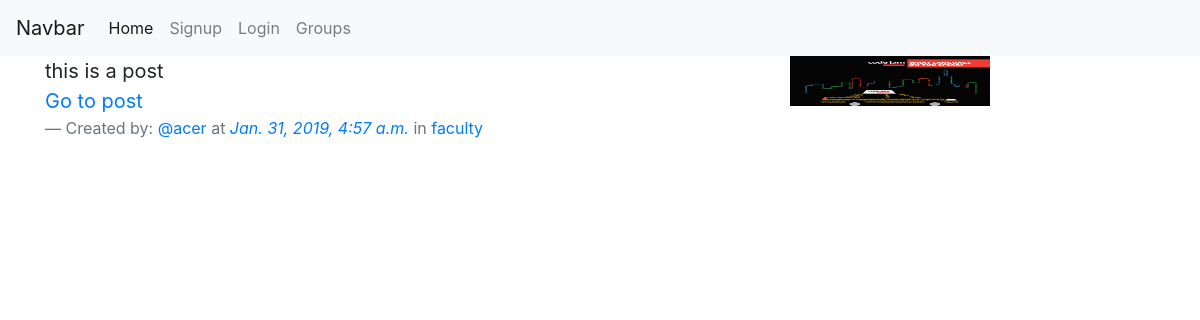
The page /posts/faculty/19/ on the database its author committed.
### posts/models.py (models this page shows, shortened)
class Post(models.Model):
    user = models.ForeignKey(User,related_name='posts',on_delete=models.CASCADE)
    created_at = models.DateTimeField(auto_now=True)
    message = models.TextField()
    group = models.ForeignKey(Group,related_name='posts',on_delete=models.CASCADE)
    img = models.ImageField(upload_to="photo/%Y/%m/%d/",blank=True)
    class Meta:
        ordering = ['-created_at']

### group/models.py (models this page shows, shortened)
class Group(models.Model):
    name = models.CharField(max_length=50,unique=True)
    slug = models.SlugField(allow_unicode=True,unique=True)
    description = models.TextField(blank=True,default='')
    member = models.ManyToManyField(User,through="GroupMember")
    class Meta:
        ordering = ['name']

### posts/views.py (the view)
# urls.py: path('<slug:slug>/<int:pk>/',views.PostDetailView.as_view(),name='post_detail'),
class PostDetailView(SelectRelatedMixin,DetailView):
    model = Post
    select_related = ('user','group')

### posts/templates/posts/post_detail.html (shortened to what this page needs)
{% extends "posts/post_base.html" %}
{% load staticfiles %}
{% block post_content%}
<div class="col-md-8">
{% include "posts/_single_post.html" %}
</div>
<img src="{{ post.img.url }}" alt="" height="50px" width="200px">
{% endblock post_content %}

### posts/templates/posts/_single_post.html (shortened to what this page needs)
<blockquote class="blockquote">
<p class="mb-0">{{ post.message }}</p>
<a href="{% url 'posts:post_detail' pk=post.pk slug=post.group.slug %}">Go to post</a>
<footer class="blockquote-footer">Created by: <a href="#">@{{ post.user.username }}</a> at <cite title="Source Title"><a href="#">{{ post.created_at }}</a></cite>
    {% if post.group %}
in <a href="#">{{ post.group.name }}</a>
{% endif %}</footer>
</blockquote>

### rows shown on the page
Post: message "this is a post", user.username "acer", created_at "Jan. 31, 2019, 4:57 a.m.", group.name "faculty", img (picture)
